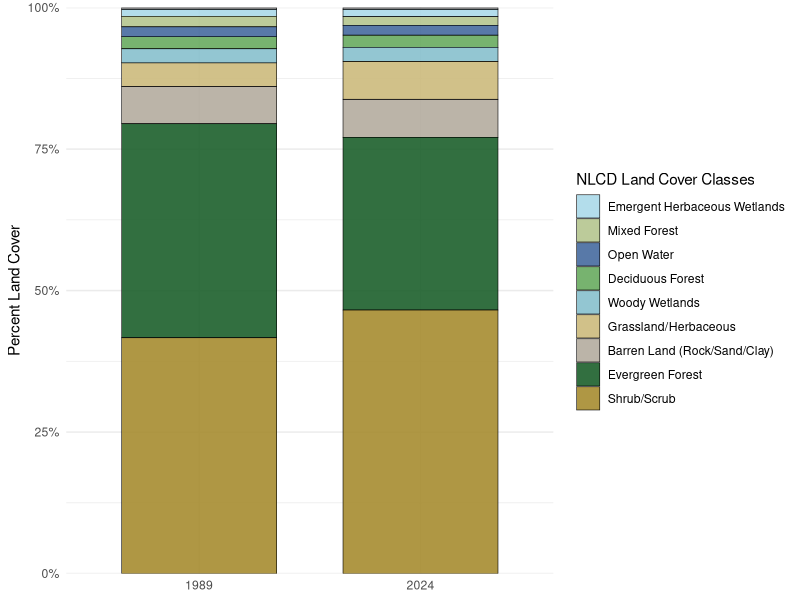

Write R code to recreate this figure.
#Jason Gregg
#July 2026

#script_figures.R is for analysis and figuremaking based on scripts 1 and 2

#it uses csv files of pixel counts for two years nlcd data: 1989 and 2024 generated in Script_5.R

#First lets load the wilderness csv file and make tables and figures
# This includes pixel counts of nlcd classes for 1989 and 2024 for all wilderness areas to detect change

library(tidyverse)
library(terra)
library(dplyr)
library(purrr)
library(tidyr)
library(ggplot2)
library(forcats)
library(scales)

setwd("bioe515_wilderness_change/")

#Load CSV files

wilderness_pixcounts <- read.csv("outputs/appended_csv/wilderness_append.csv")
l2ecoreg_pixcounts <- read.csv("outputs/appended_csv/l2ecoreg_append.csv")
state_pixcounts <- read.csv("outputs/appended_csv/state_append.csv")


#Figure 1, stacked bar chart for 1989 and 2025

#This figure sums pixel counts across all wildernesses to show diference in top ten
#most common land cover classes across years in the form of bar charts.



###colors for top ten classes.

nlcd_colors <- c(
  "Shrub/Scrub" = "#a68c30",
  "Evergreen Forest" = "#1c5f2c",
  "Deciduous Forest" = "#68ab5f",
  "Grassland/Herbaceous" = "#ccba7c",
  "Mixed Forest" = "#b5c58f",
  "Woody Wetlands" = "#87c0cd",
  "Barren Land (Rock/Sand/Clay)" = "#b3ac9f",
  "Emergent Herbaceous Wetlands" = "#abd9e9",
  "Open Water" = "#466b9f"
)

# Top 10 classes based on total pixels across both years
top_classes <- wilderness_pixcounts %>%
  group_by(nlcd_class_name) %>%
  summarise(total_pixels = sum(pixel_count), .groups = "drop") %>%
  slice_max(total_pixels, n = 10) %>%
  pull(nlcd_class_name)

# Aggregate pixels first, then calculate percentages
plot_data <- wilderness_pixcounts %>%
  filter(nlcd_class_name %in% top_classes) %>%
  group_by(year, nlcd_class_name) %>%
  summarise(
    pixel_count = sum(pixel_count),
    .groups = "drop"
  ) %>%
  group_by(year) %>%
  mutate(percent = pixel_count / sum(pixel_count)) %>%
  ungroup()

# Order stack from largest (bottom) to smallest (top)
class_order <- plot_data %>%
  group_by(nlcd_class_name) %>%
  summarise(total_percent = sum(percent), .groups = "drop") %>%
  arrange(desc(total_percent)) %>%
  pull(nlcd_class_name)

plot_data <- plot_data %>%
  mutate(
    nlcd_class_name = factor(
      nlcd_class_name,
      levels = rev(class_order)
    )
  )

# Plot
ggplot(plot_data,
       aes(x = factor(year),
           y = percent,
           fill = nlcd_class_name)) +
  geom_col(
    width = 0.7,
    color = "black",
    linewidth = 0.2,
    alpha = 0.9
  ) +
  scale_y_continuous(
    labels = percent_format(accuracy = 1),
    limits = c(0, 1),
    expand = c(0, 0)
  ) +
  scale_fill_manual(values = nlcd_colors) +
  labs(
    x = NULL,
    y = "Percent Land Cover",
    fill = "NLCD Land Cover Classes"
  ) +
  theme_minimal()



###Table 1
####Now generate Table 1, showing each land cover class, their 1989 and 2024 pixel counts, pixel change
###and hectare lost or gained.

landcover_change_table <- wilderness_pixcounts %>%
  group_by(nlcd_class_name, year) %>%
  summarise(
    pixel_count = sum(pixel_count),
    .groups = "drop"
  ) %>%
  pivot_wider(
    names_from = year,
    values_from = pixel_count,
    names_prefix = "pixels_"
  ) %>%
  mutate(
    pixel_change = pixels_2024 - pixels_1989,
    hectare_change = pixel_change * 0.09
  ) %>%
  arrange(desc(pixels_1989))

landcover_change_table


#########Table 2

###Based on the wilderness_pixcounts csv, Table 2 ranks the wilderness areas 
#that have experienced the most pixel turnover and creates a simple bar chart


###Figure 2

# This will show colored bubbles shaded between green and red depending on 
#and sized for the size of the wilderness
